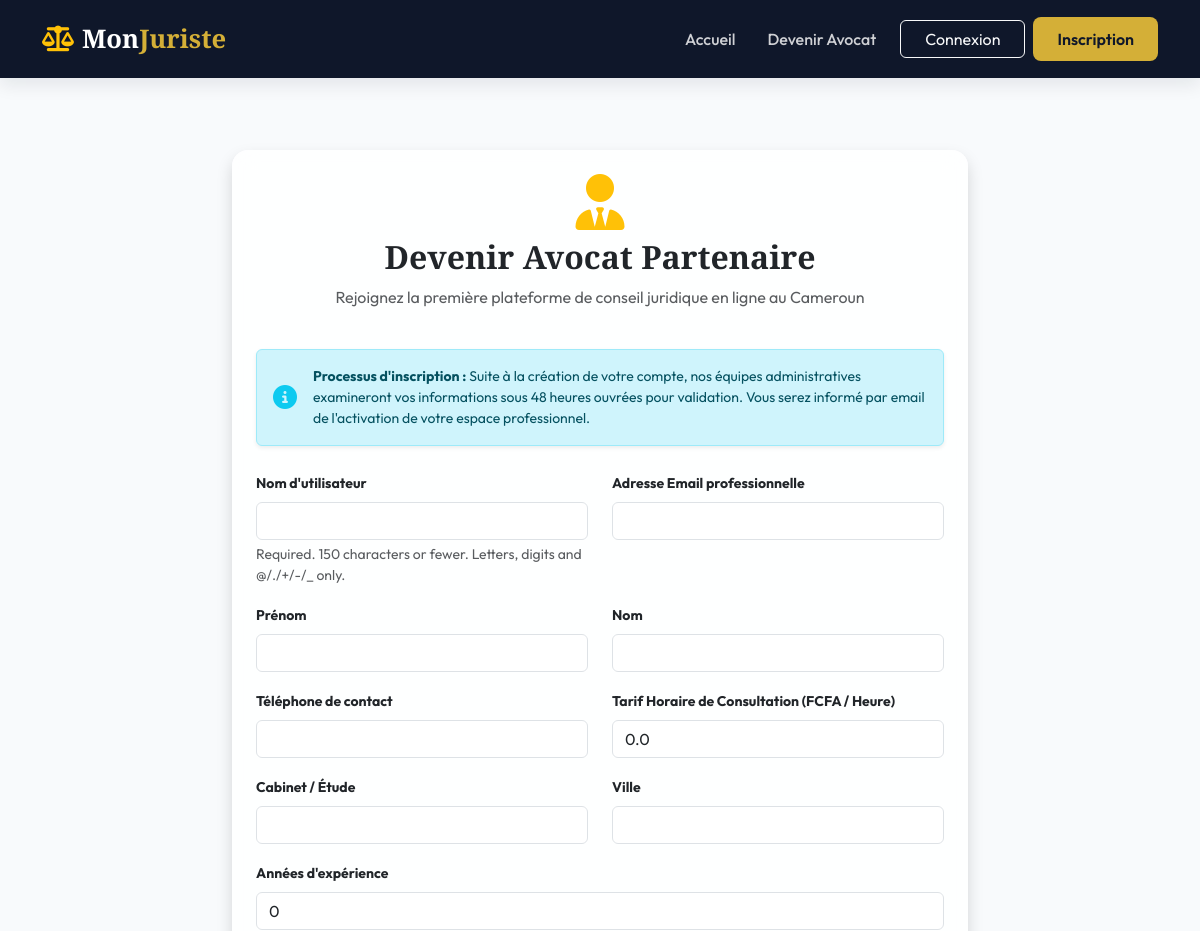
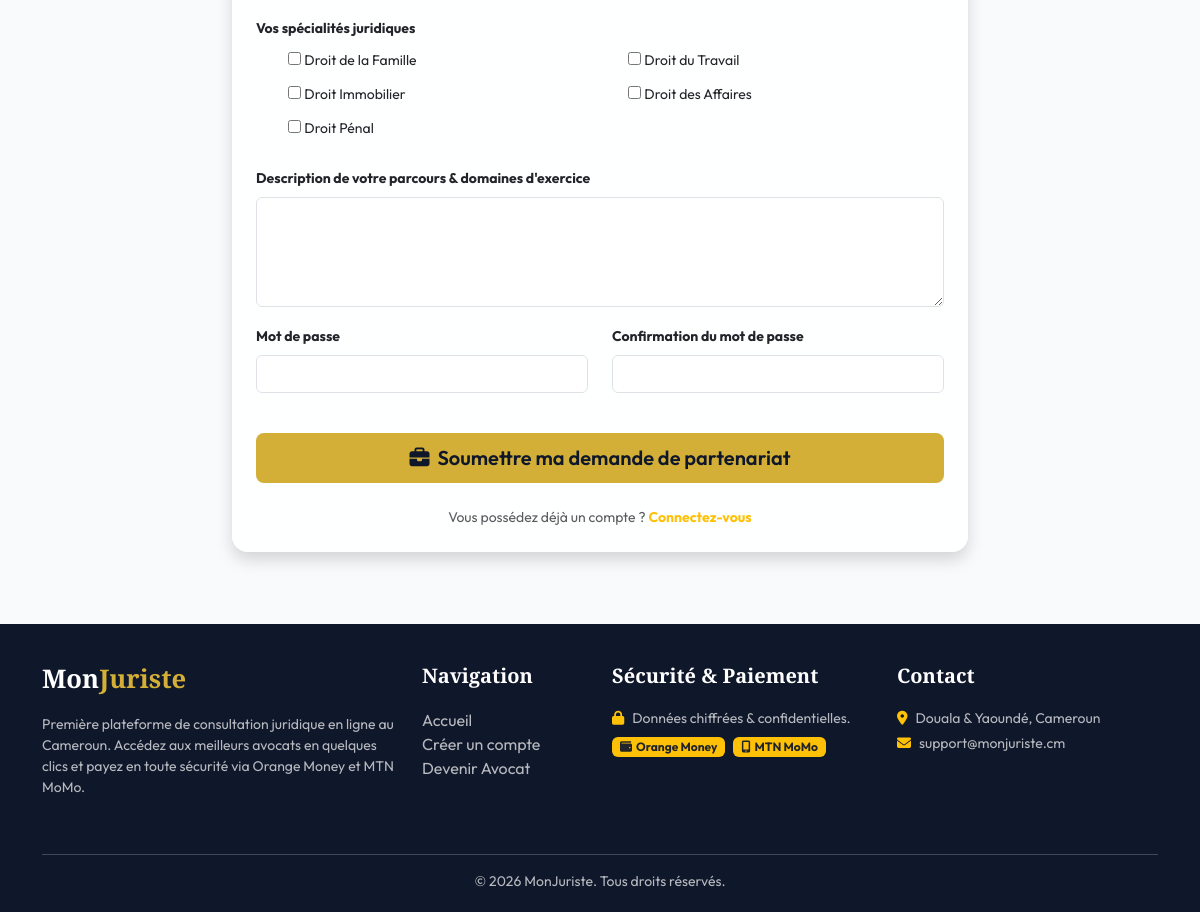
/lawyer-register/, run on the app's committed database (2 pictures, top to bottom).
### monjuriste/models.py (models this page shows)
class Specialite(models.Model):
    nom = models.CharField(max_length=100, unique=True)
    description = models.TextField(blank=True)
    class Meta:
        verbose_name = "Spécialité"
        verbose_name_plural = "Spécialités"
    def __str__(self):
        return self.nom

### monjuriste/views.py (the view)
# urls.py: path('lawyer-register/', views.lawyer_register, name='lawyer_register'),
def lawyer_register(request):
    if request.user.is_authenticated:
        return redirect('dashboard_redirect')
    if request.method == 'POST':
        form = LawyerRegistrationForm(request.POST)
        if form.is_valid():
            user = form.save()
            admins = User.objects.filter(role='ADMIN')
            for admin in admins:
                create_notification(admin, f"Nouvel avocat en attente de validation : {user.get_full_name()}")
            send_automatic_email(
                user,
                "Inscription Avocat reçue - MonJuriste",
                f"Bonjour Maître {user.last_name},\n\nVotre demande d'inscription en tant qu'avocat sur MonJuriste a été reçue. Notre équipe administrative procède à sa validation. Vous recevrez un email dès que votre compte sera actif.\n\nCordialement,\nL'équipe MonJuriste"
            )
            messages.info(request, "Inscription enregistrée ! Votre profil est en attente de validation par un administrateur.")
            return redirect('login')
    else:
        form = LawyerRegistrationForm()
    return render(request, 'visitor/lawyer_register.html', {'form': form})

### templates/visitor/lawyer_register.html (shortened to what this page needs)
{% extends 'base.html' %}
{% block content %}
<div class="container my-5">
    <div class="row">
        <div class="col-lg-8 mx-auto">
            <div class="card card-glass border-0 p-4 shadow">
                <div class="text-center mb-4">
                    <i class="fa-solid fa-user-tie text-warning display-4 mb-2"></i>
                    <h2 class="font-serif">Devenir Avocat Partenaire</h2>
                    <p class="text-muted">Rejoignez la première plateforme de conseil juridique en ligne au Cameroun</p>
                </div>
                <div class="alert alert-info d-flex align-items-center shadow-sm mb-4">
                    <i class="fa-solid fa-circle-info fs-4 me-3 text-info"></i>
                    <div class="small">
                        <strong>Processus d'inscription :</strong> Suite à la création de votre compte, nos équipes administratives examineront vos informations sous 48 heures ouvrées pour validation. Vous serez informé par email de l'activation de votre espace professionnel.
                    </div>
                </div>
                <form method="post" class="needs-validation">
                    <div class="row">
                        <div class="col-md-6 mb-3">
                            <label for="{{ form.username.id_for_label }}" class="form-label fw-bold small">Nom d'utilisateur</label>
                            {{ form.username }}
                            {% if form.username.help_text %}<div class="form-text small">{{ form.username.help_text }}</div>{% endif %}
                        </div>
                        <div class="col-md-6 mb-3">
                            <label for="{{ form.email.id_for_label }}" class="form-label fw-bold small">Adresse Email professionnelle</label>
                            {{ form.email }}
                        </div>
                    </div>
                    <div class="row">
                        <div class="col-md-6 mb-3">
                            <label for="{{ form.first_name.id_for_label }}" class="form-label fw-bold small">Prénom</label>
                            {{ form.first_name }}
                        </div>
                        <div class="col-md-6 mb-3">
                            <label for="{{ form.last_name.id_for_label }}" class="form-label fw-bold small">Nom</label>
                            {{ form.last_name }}
                        </div>
                    </div>
                    <div class="row">
                        <div class="col-md-6 mb-3">
                            <label for="{{ form.telephone.id_for_label }}" class="form-label fw-bold small">Téléphone de contact</label>
                            {{ form.telephone }}
                        </div>
                        <div class="col-md-6 mb-3">
                            <label for="{{ form.tarif_horaire.id_for_label }}" class="form-label fw-bold small">Tarif Horaire de Consultation (FCFA / Heure)</label>
                            {{ form.tarif_horaire }}
                        </div>
                    </div>
                    <div class="row">
                        <div class="col-md-6 mb-3">
                            <label for="{{ form.cabinet.id_for_label }}" class="form-label fw-bold small">Cabinet / Étude</label>
                            {{ form.cabinet }}
                        </div>
                        <div class="col-md-6 mb-3">
                            <label for="{{ form.ville.id_for_label }}" class="form-label fw-bold small">Ville</label>
                            {{ form.ville }}
                        </div>
                    </div>
                    <div class="mb-3">
                        <label for="{{ form.annees_experience.id_for_label }}" class="form-label fw-bold small">Années d'expérience</label>
                        {{ form.annees_experience }}
                    </div>
                    <div class="mb-4">
                        <label class="form-label fw-bold small">Vos spécialités juridiques</label>
                        <div class="row g-2 px-2">
                            {% for checkbox in form.specialites %}
                                <div class="col-md-6">
                                    <div class="form-check">
                                        {{ checkbox.tag }}
                                        <label class="form-check-label small" for="{{ checkbox.id_for_label }}">
                                            {{ checkbox.choice_label }}
                                        </label>
                                    </div>
                                </div>
                            {% endfor %}
                        </div>
                    </div>
                    <div class="mb-3">
                        <label for="{{ form.description.id_for_label }}" class="form-label fw-bold small">Description de votre parcours & domaines d'exercice</label>
                        {{ form.description }}
                    </div>
                    <div class="row">
                        <div class="col-md-6 mb-3">
                            <label for="{{ form.password1.id_for_label }}" class="form-label fw-bold small">Mot de passe</label>
                            {{ form.password1 }}
                        </div>
                        <div class="col-md-6 mb-3">
                            <label for="{{ form.password2.id_for_label }}" class="form-label fw-bold small">Confirmation du mot de passe</label>
                            {{ form.password2 }}
                        </div>
                    </div>
                    <button type="submit" class="btn btn-gold btn-lg w-100 mt-4">
                        <i class="fa-solid fa-briefcase me-2"></i>Soumettre ma demande de partenariat
                    </button>
                </form>
                <div class="text-center mt-4">
                    <p class="small text-muted mb-0">Vous possédez déjà un compte ? <a href="{% url 'login' %}" class="text-warning fw-bold text-decoration-none">Connectez-vous</a></p>
                </div>
            </div>
        </div>
    </div>
</div>
{% endblock %}

### static/css/style.css (style rules this page uses)
:root { --primary: #0F172A; --primary-light: #1E293B; --accent: #D4AF37; --accent-hover: #C5A028; --accent-light: #FCE8B2; --secondary: #475569; --success: #10B981; --warning: #F59E0B; --danger: #EF4444; --info: #3B82F6; --light-bg: #F8FAFC; --white: #FFFFFF; --glass-bg: rgba(255, 255, 255, 0.85); --glass-border: rgba(255, 255, 255, 0.4); --shadow-sm: 0 2px 4px rgba(15, 23, 42, 0.05); --shadow-md: 0 8px 16px rgba(15, 23, 42, 0.08); --shadow-lg: 0 16px 32px rgba(15, 23, 42, 0.12); --transition: all 0.3s cubic-bezier(0.4, 0, 0.2, 1); --font-serif: 'Playfair Display', Georgia, serif; --font-sans: 'Outfit', sans-serif; }
body { font-family: var(--font-sans); background-color: var(--light-bg); color: var(--primary); min-height: 100vh; display: flex; flex-direction: column; overflow-x: hidden; }
h1, h2, h3, h4, h5, h6 { font-weight: 700; }
.font-serif { font-family: var(--font-serif); }
.card-glass { background: var(--glass-bg); backdrop-filter: blur(12px); -webkit-backdrop-filter: blur(12px); border: 1px solid var(--glass-border); box-shadow: var(--shadow-md); border-radius: 16px; transition: var(--transition); }
.btn-gold { background-color: var(--accent); color: var(--primary); border: none; font-weight: 600; padding: 10px 24px; border-radius: 8px; transition: var(--transition); }

### data on the page
Specialite: choice_label "Droit de la Famille"
Specialite: choice_label "Droit du Travail"
Specialite: choice_label "Droit Immobilier"
Specialite: choice_label "Droit des Affaires"
Specialite: choice_label "Droit Pénal"
